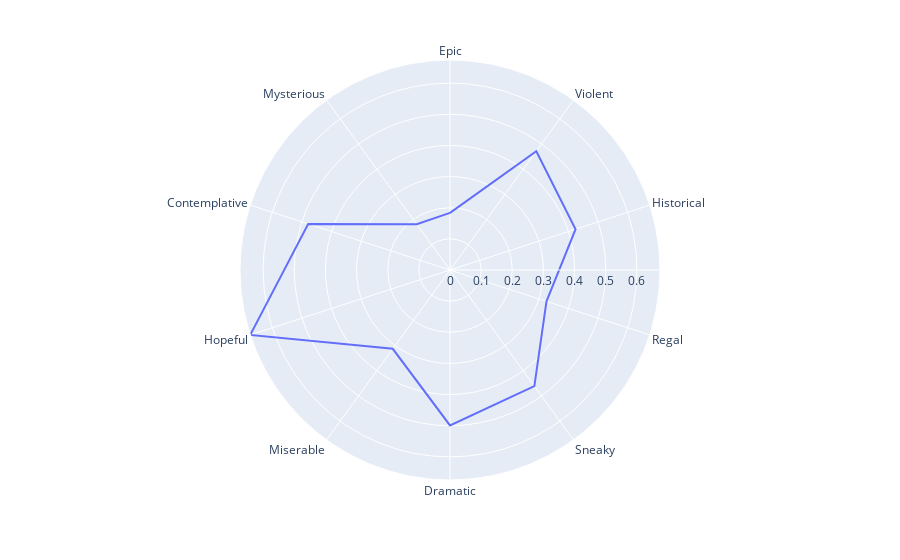
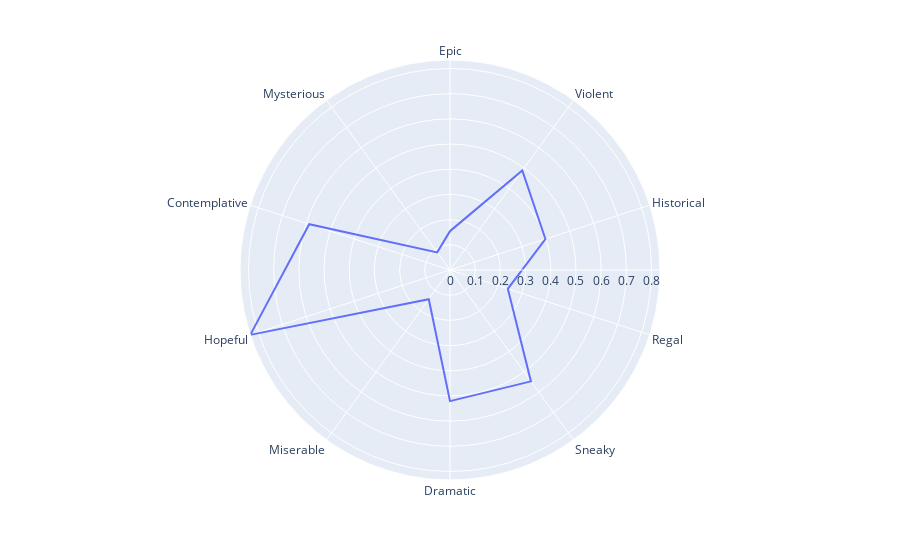
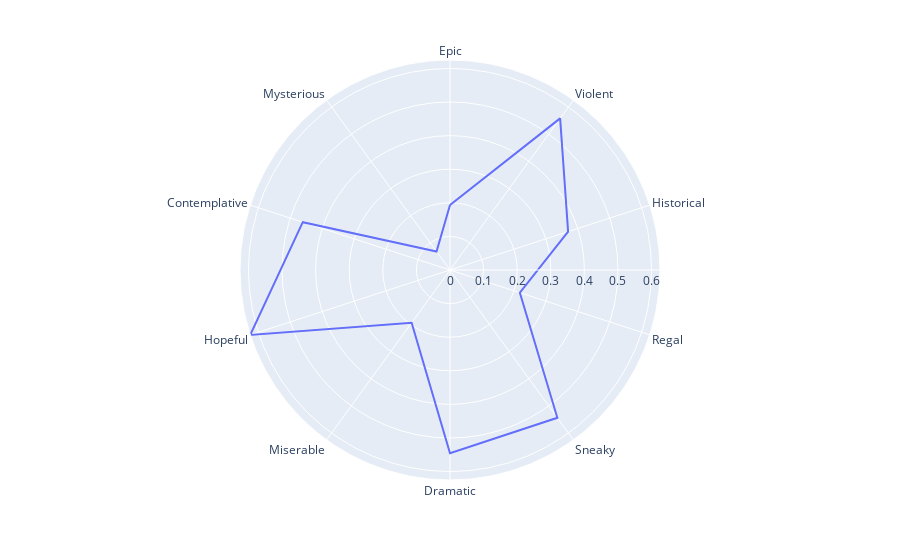
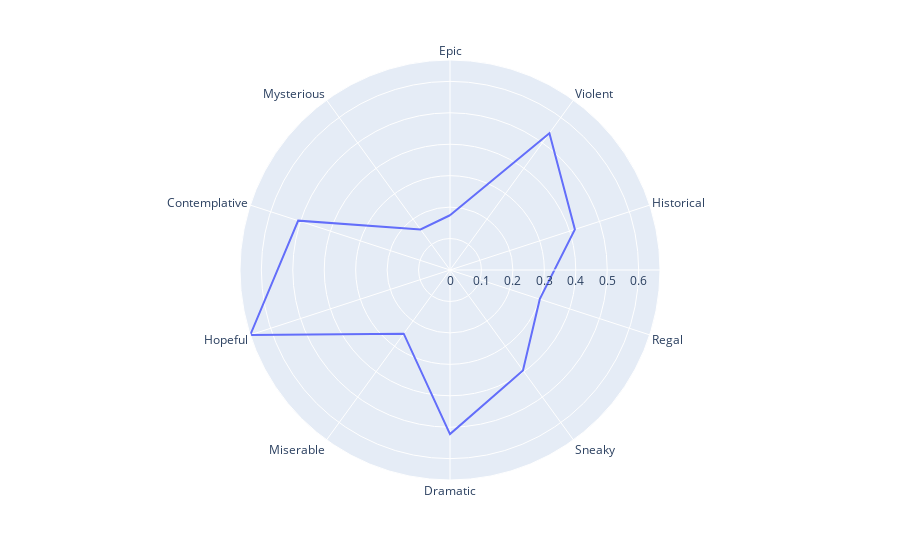

Here is the notebook cell these charts were saved with, in order:
### Code cell
rec_books(["Sherlock Holmes"], svd_books, book_idx_to_title)

### Figure 1 — Plotly figure (JSON) as saved in the notebook; plotly's stock layout.template omitted (floating-point values rounded to 4 significant figures)
{"data": [{"hovertemplate": "r=%{r}<br>theta=%{theta}<extra></extra>", "legendgroup": "", "line": {"color": "#636efa", "dash": "solid"}, "marker": {"symbol": "circle"}, "mode": "lines", "name": "", "r": [0.1833, 0.4715, 0.4239, 0.3257, 0.4609, 0.499, 0.3127, 0.6743, 0.4788, 0.182, 0.1833], "showlegend": false, "subplot": "polar", "theta": ["Epic", "Violent", "Historical", "Regal", "Sneaky", "Dramatic", "Miserable", "Hopeful", "Contemplative", "Mysterious", "Epic"], "type": "scatterpolar"}], "layout": {"legend": {"tracegroupgap": 0}, "margin": {"t": 60}, "polar": {"angularaxis": {"direction": "clockwise", "rotation": 90}, "domain": {"x": [0, 1], "y": [0, 1]}}}}

### Figure 2 — Plotly figure (JSON) as saved in the notebook; plotly's stock layout.template omitted (floating-point values rounded to 4 significant figures)
{"data": [{"hovertemplate": "r=%{r}<br>theta=%{theta}<extra></extra>", "legendgroup": "", "line": {"color": "#636efa", "dash": "solid"}, "marker": {"symbol": "circle"}, "mode": "lines", "name": "", "r": [0.1543, 0.4881, 0.3983, 0.2414, 0.5466, 0.5206, 0.1433, 0.8336, 0.5877, 0.0864, 0.1543], "showlegend": false, "subplot": "polar", "theta": ["Epic", "Violent", "Historical", "Regal", "Sneaky", "Dramatic", "Miserable", "Hopeful", "Contemplative", "Mysterious", "Epic"], "type": "scatterpolar"}], "layout": {"legend": {"tracegroupgap": 0}, "margin": {"t": 60}, "polar": {"angularaxis": {"direction": "clockwise", "rotation": 90}, "domain": {"x": [0, 1], "y": [0, 1]}}}}

### Figure 3 — Plotly figure (JSON) as saved in the notebook; plotly's stock layout.template omitted (floating-point values rounded to 4 significant figures)
{"data": [{"hovertemplate": "r=%{r}<br>theta=%{theta}<extra></extra>", "legendgroup": "", "line": {"color": "#636efa", "dash": "solid"}, "marker": {"symbol": "circle"}, "mode": "lines", "name": "", "r": [0.1933, 0.5578, 0.3697, 0.2187, 0.5437, 0.5455, 0.1943, 0.6252, 0.4608, 0.06828, 0.1933], "showlegend": false, "subplot": "polar", "theta": ["Epic", "Violent", "Historical", "Regal", "Sneaky", "Dramatic", "Miserable", "Hopeful", "Contemplative", "Mysterious", "Epic"], "type": "scatterpolar"}], "layout": {"legend": {"tracegroupgap": 0}, "margin": {"t": 60}, "polar": {"angularaxis": {"direction": "clockwise", "rotation": 90}, "domain": {"x": [0, 1], "y": [0, 1]}}}}

### Figure 4 — Plotly figure (JSON) as saved in the notebook; plotly's stock layout.template omitted (floating-point values rounded to 4 significant figures)
{"data": [{"hovertemplate": "r=%{r}<br>theta=%{theta}<extra></extra>", "legendgroup": "", "line": {"color": "#636efa", "dash": "solid"}, "marker": {"symbol": "circle"}, "mode": "lines", "name": "", "r": [0.1741, 0.538, 0.4177, 0.3002, 0.3948, 0.5219, 0.2504, 0.6679, 0.5077, 0.1593, 0.1741], "showlegend": false, "subplot": "polar", "theta": ["Epic", "Violent", "Historical", "Regal", "Sneaky", "Dramatic", "Miserable", "Hopeful", "Contemplative", "Mysterious", "Epic"], "type": "scatterpolar"}], "layout": {"legend": {"tracegroupgap": 0}, "margin": {"t": 60}, "polar": {"angularaxis": {"direction": "clockwise", "rotation": 90}, "domain": {"x": [0, 1], "y": [0, 1]}}}}
